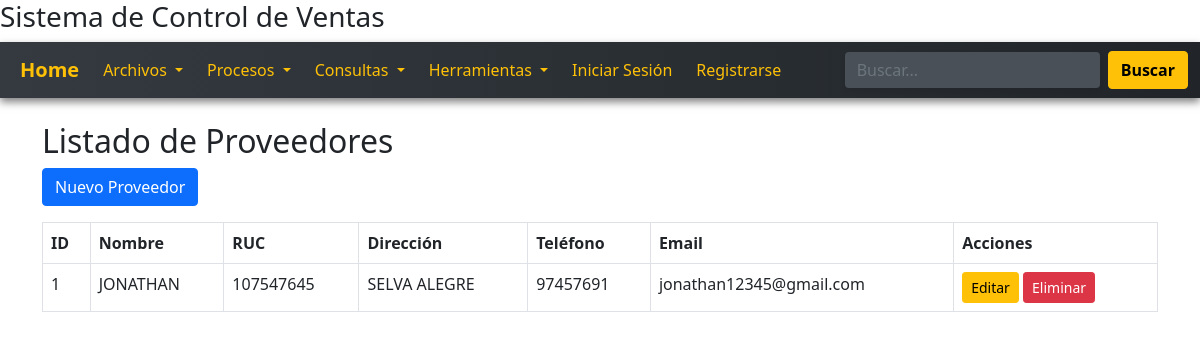
The page /vista/proveedor/listado.php on the database its author committed.
### tables this page shows
CREATE TABLE `proveedores` (
  `idproveedor` int(11) NOT NULL,
  `nomproveedor` varchar(128) DEFAULT NULL,
  `rucproveedor` varchar(11) DEFAULT NULL,
  `dirproveedor` varchar(128) DEFAULT NULL,
  `telproveedor` varchar(9) DEFAULT NULL,
  `emailproveedor` varchar(64) DEFAULT NULL
);

### includes/db.php (called while the page is built, shortened)
<?php
class DBConection{
public function conectar(){
    try {
        $pdo = new PDO("mysql:host=" .DBHOST. ";dbname=" .DBNAME. ";charset=utf8", DBUSER, DBPASS);
        $pdo->setAttribute(PDO::ATTR_ERRMODE, PDO::ERRMODE_EXCEPTION);
        return $pdo;
    } catch (PDOException $e) {
        echo "Error en la conexión: " . $e->getMessage();
    }
}
}
?>

### controlador/proveedorController.php (called while the page is built, shortened)
<?php
include $_SERVER['DOCUMENT_ROOT']."/sisventas/modelo/proveedor.php";
class ProveedorController {
    public function obtener_listado(){
        $prov = new Proveedor();
        return $prov->listado();
    }
}

### modelo/proveedor.php (called while the page is built, shortened)
<?php
include $_SERVER['DOCUMENT_ROOT']."/sisventas/includes/db.php";
class Proveedor {
    private $con;
    public function __construct(){
        $cnx = new DBConection();
        $this->con = $cnx->conectar();
    }
    public function listado(){
        $sql = "SELECT * FROM proveedores";
        $stmt = $this->con->prepare($sql);
        $stmt->execute();
        return $stmt->fetchAll(PDO::FETCH_ASSOC);
    }
}

### vista/proveedor/listado.php (the view)
<?php
include $_SERVER['DOCUMENT_ROOT']."/sisventas/controlador/proveedorController.php";
include_once $_SERVER['DOCUMENT_ROOT']."/sisventas/vista/layout/header.php";
include_once $_SERVER['DOCUMENT_ROOT']."/sisventas/vista/layout/navbar.php";
$provCtrl = new ProveedorController();
$proveedores = $provCtrl->obtener_listado();
?>
<div class="container mt-4">
    <h2>Listado de Proveedores</h2>
    <a href="crear.php" class="btn btn-primary mb-3">Nuevo Proveedor</a>
    <table class="table table-bordered">
        <thead>
            <tr>
                <th>ID</th>
                <th>Nombre</th>
                <th>RUC</th>
                <th>Dirección</th>
                <th>Teléfono</th>
                <th>Email</th>
                <th>Acciones</th>
            </tr>
        </thead>
        <tbody>
            <?php foreach ($proveedores as $prov): ?>
                <tr>
                    <td><?php echo $prov['idproveedor']; ?></td>
                    <td><?php echo $prov['nomproveedor']; ?></td>
                    <td><?php echo $prov['rucproveedor']; ?></td>
                    <td><?php echo $prov['dirproveedor']; ?></td>
                    <td><?php echo $prov['telproveedor']; ?></td>
                    <td><?php echo $prov['emailproveedor']; ?></td>
                    <td>
                        <a href="update.php?id=<?php echo $prov['idproveedor']; ?>" class="btn btn-warning btn-sm">Editar</a>
                        <a href="eliminar.php?id=<?php echo $prov['idproveedor']; ?>" class="btn btn-danger btn-sm" onclick="return confirm('¿Eliminar este proveedor?');">Eliminar</a>
                    </td>
                </tr>
            <?php endforeach; ?>
        </tbody>
    </table>
</div>
<?php include_once $_SERVER['DOCUMENT_ROOT']."/sisventas/vista/layout/footer.php"; ?>

### rows shown on the page
proveedores: idproveedor "1", nomproveedor "JONATHAN", rucproveedor "107547645", dirproveedor "SELVA ALEGRE", telproveedor "97457691", emailproveedor "jonathan12345@gmail.com"
